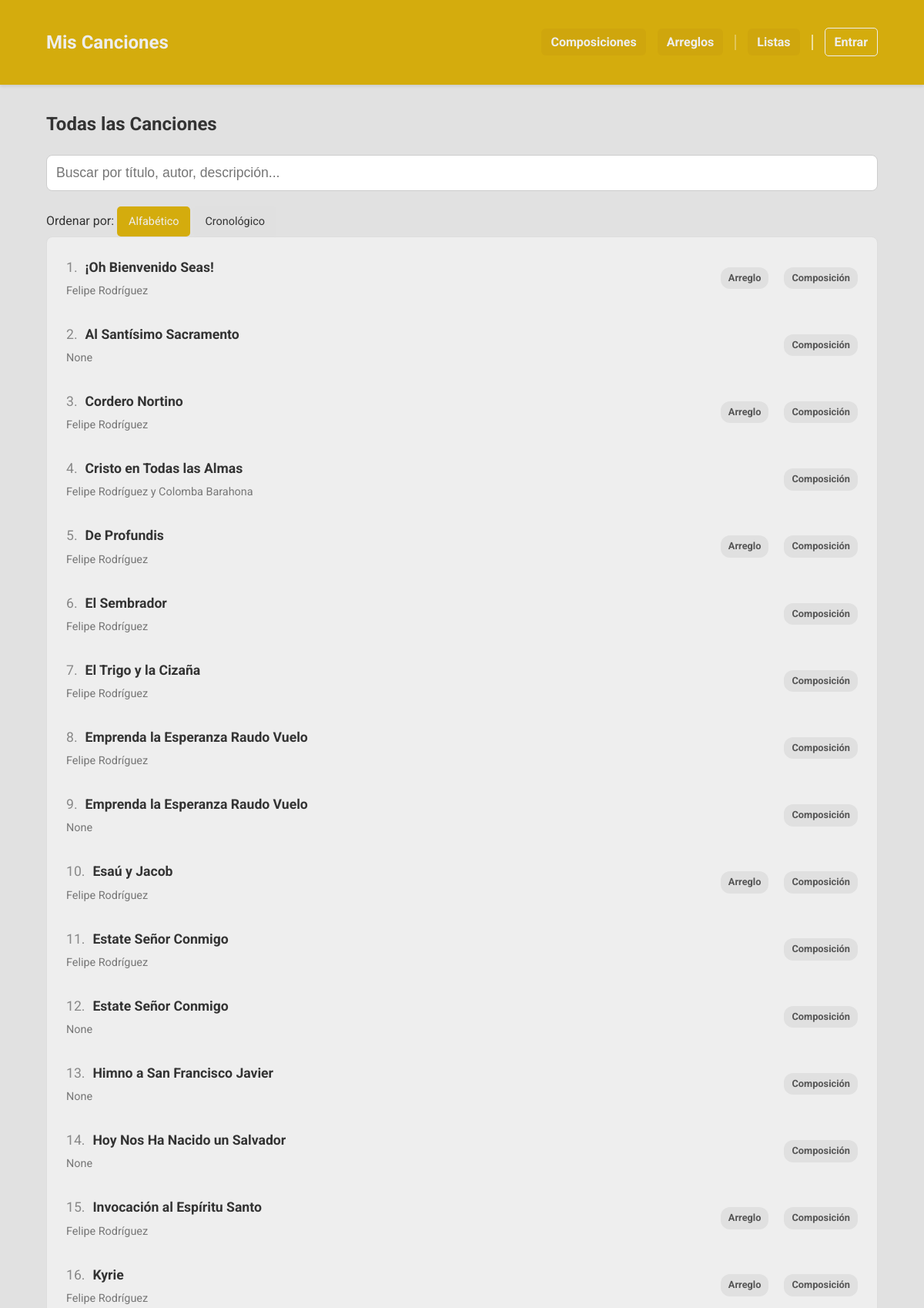
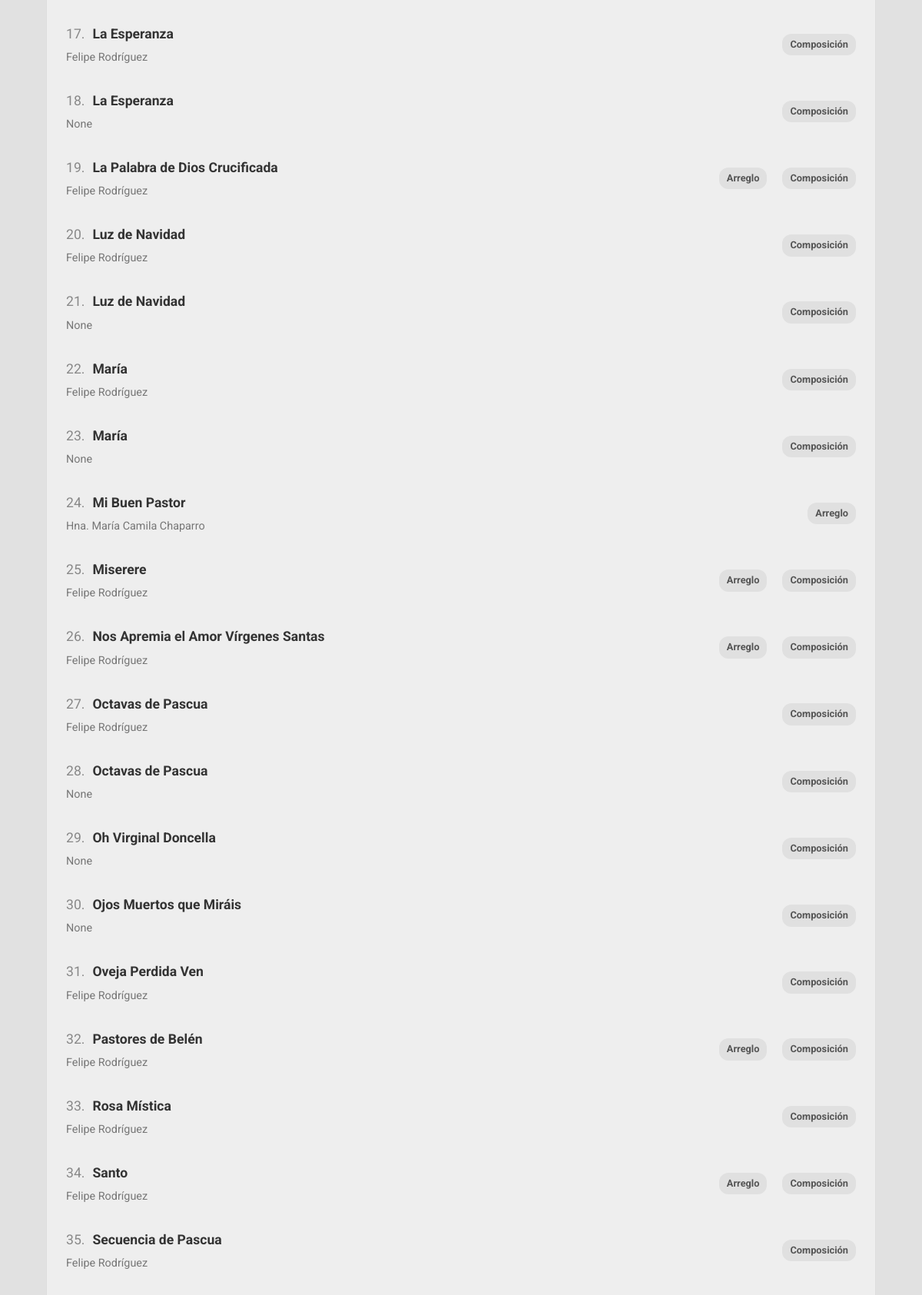
The page / (upper part) on the database its author committed (2 pictures, top to bottom).
### app.py (models this page shows, shortened)
class Cancion(db.Model):
    id = db.Column(db.Integer, primary_key=True)
    titulo = db.Column(db.String(150), nullable=False)
    musica = db.Column(db.String(100))
    letra = db.Column(db.String(100))
    adaptacion = db.Column(db.String(100))
    idioma = db.Column(db.String(50))
    dia = db.Column(db.Integer, nullable=True)
    mes = db.Column(db.Integer, nullable=True)
    anio = db.Column(db.Integer)
    descripcion = db.Column(db.Text)
    audio = db.Column(db.String(150))
    letras_acordes = db.Column(db.String(150)) # Antes 'partitura' (PDF)
    partitura = db.Column(db.String(150))      # Antes 'partitura_xml' (MusicXML)
    midi = db.Column(db.String(150))           # Archivo MIDI
    tags_json = db.Column(db.String(500))
    tipo = db.Column(db.String(50), nullable=False, default='local')
    categorias_json = db.Column(db.String(200))
    youtube_video_embed = db.Column(db.Text)
    youtube_audio_embed = db.Column(db.Text)
    @property
    def categorias(self):
        return json.loads(self.categorias_json) if self.categorias_json else []

### app.py (the view)
@app.route('/')
def index():
    all_songs = Cancion.query.all()
    filtered_songs, search_query = search_songs(all_songs)
    sort_by = request.args.get('sort_by', 'alfabetico') # Por defecto, alfabético
    if sort_by == 'cronologico':
        def get_song_order_cronologico(song):
            anio = song.anio if song.anio is not None else 0
            mes = song.mes if song.mes is not None else 0
            dia = song.dia if song.dia is not None else 0
            return (anio, mes, dia)
        filtered_songs.sort(key=lambda song: (get_song_order_cronologico(song), (0, song.titulo) if song.titulo.startswith('¡') else (1, song.titulo)), reverse=True)
    else: # 'alfabetico' o cualquier otro caso
        filtered_songs.sort(key=lambda x: (0, x.titulo) if x.titulo.startswith('¡') else (1, x.titulo))
    return render_template('index.html', composiciones=filtered_songs, search_query=search_query, page_context='index', sort_by=sort_by)

### app.py (called while the page is built, shortened)
@app.template_filter('sort_categories_for_page')
def sort_categories_for_page(categories, page_context='default'):
    sorted_cats = list(categories) # Crear una copia para no modificar la original
    if page_context == 'arreglos':
        sorted_cats.sort(key=lambda x: (x != 'Composición', x != 'Arreglo'))
    else:
        sorted_cats.sort(key=lambda x: (x != 'Arreglo', x != 'Composición'))
    return sorted_cats

def search_songs(base_songs):
    search_query = request.args.get('search', '').strip()
    if not search_query:
        return base_songs, search_query

### templates/index.html
{% extends "base.html" %}
{% block content %}
    <h2>Todas las Canciones</h2>
    {% include '_filters.html' %}
    {% include '_sort_dropdown.html' %}
    <div class="lista-scroll" id="song-list-container">
        {% include '_song_list.html' %}
    </div>
{% endblock %}

### templates/base.html (shortened to what this page needs)
<!DOCTYPE html>
<html lang="es">
<head>
    <link rel="stylesheet" href="{{ url_for('static', filename='style.css') }}">
</head>
<body>
    <header>
        <nav class="container">
            <a href="{{ url_for('index') }}" class="brand-logo">Mis Canciones</a>
            <ul>
                <li><a href="{{ url_for('ver_composiciones') }}">Composiciones</a></li>
                <li><a href="{{ url_for('ver_arreglos') }}">Arreglos</a></li>
                <li class="nav-separator"></li>
                <li><a href="{{ url_for('ver_listas') }}">Listas</a></li>
                <li class="nav-separator nav-separator-thick"></li>
                {% if session.logged_in %}
                    <li><a href="{{ url_for('logout') }}" class="login-link">Salir</a></li>
                {% else %}
                    <li><a href="{{ url_for('login') }}" class="login-link">Entrar</a></li>
                {% endif %}
            </ul>
        </nav>
    </header>
    <main class="container">
        {% block content %}{% endblock %}
    </main>
</body>
</html>

### templates/_filters.html
<div class="filter-container">
    <form method="get" class="filter-form" id="filter-form" onsubmit="return false;">
        <div class="search-bar">
            <input type="search" name="search" id="search-input" placeholder="Buscar por título, autor, descripción..." value="{{ search_query or '' }}">
        </div>
    </form>
</div>

### templates/_sort_dropdown.html (shortened to what this page needs)
<div class="sort-dropdown-container">
    <span class="sort-label">Ordenar por:</span>
    <a href="{{ url_for(request.endpoint, tag_name=tag_nombre if 'tag_name' in request.view_args else None, sort_by='alfabetico', search=search_query) }}"
       class="sort-button {% if sort_by == 'alfabetico' %}active{% endif %}">
       Alfabético
    </a>
    <a href="{{ url_for(request.endpoint, tag_name=tag_nombre if 'tag_name' in request.view_args else None, sort_by='cronologico', search=search_query) }}"
       class="sort-button {% if sort_by == 'cronologico' %}active{% endif %}">
       Cronológico
    </a>
</div>

### templates/_song_list.html
<div class="lista-composiciones">
    {% for obra in composiciones %}
        <a href="{{ url_for('ver_composicion', comp_id=obra.id, context=page_context, tag_name=tag_nombre, search=search_query, sort_by=sort_by) }}" class="tarjeta-obra">
            <div class="info-tarjeta">
                <div class="song-title-with-number">
                    <span class="song-number">{{ loop.index }}.</span>
                    <h3>{{ obra.titulo }}</h3>
                </div>
                <p>{{ obra.musica }}</p>
            </div>
            <div class="categoria-tags-container">
                {% if obra.categorias %}
                    {% for cat in obra.categorias | sort_categories_for_page(page_context) %}
                        <span class="categoria-tag">{{ cat }}</span>
                    {% endfor %}
                {% endif %}
            </div>
        </a>
    {% else %}
        <p style="padding: 20px;">No se encontraron canciones que coincidan con tu búsqueda.</p>
    {% endfor %}
</div>

### static/style.css (style rules this page uses)
:root { --color-principal: #d4ac0d; --color-fondo: #e1e1e1; --color-boton-nav: #cfa60d; --color-texto: #333; --color-acento: #f1c40f; --color-blanco: #eeeeee; }
body { font-family: 'Roboto', sans-serif; background-color: var(--color-fondo); color: var(--color-texto); margin: 0; line-height: 1.6; }
.container { max-width: 100%; margin: 20px auto; padding: 0 5%; }
header { background-color: var(--color-principal); color: var(--color-blanco); padding: 1rem 0; margin-bottom: 2rem; box-shadow: 0 2px 4px rgba(0,0,0,0.1); }
nav { display: flex; justify-content: space-between; align-items: center; }
.brand-logo { font-size: 1.5em; font-weight: bold; color: var(--color-blanco); text-decoration: none; }
nav ul { list-style: none; margin: 0; padding: 0; display: flex; align-items: center; gap: 15px; }
nav ul li { margin-left: 0; }
nav ul li a { color: var(--color-blanco); text-decoration: none; font-weight: bold; transition: all 0.2s; padding: 8px 12px; border-radius: 6px; background-color: var(--color-boton-nav); }
.nav-separator { border-left: 2px solid rgba(255, 255, 255, 0.3); height: 20px; margin: 0; }
.nav-separator-thick { border-left-color: rgba(255, 255, 255, 0.6); }
.filter-container { margin-bottom: 20px; }
.search-bar input { width: 100%; padding: 12px; border: 1px solid #ccc; border-radius: 8px; font-size: 1.1em; box-sizing: border-box; }
.lista-scroll { height: 85vh; overflow-y: auto; border: 1px solid #ddd; border-radius: 8px; background-color: var(--color-blanco); }
.lista-composiciones { display: block; padding: 10px; }
.tarjeta-obra { display: flex; justify-content: space-between; align-items: center; border-bottom: 1px solid #eee; text-decoration: none; color: var(--color-texto); transition: background-color 0.2s; padding: 15px; }
.song-title-with-number { display: flex; align-items: baseline; gap: 10px; }
.song-number { color: #888; font-size: 1.1em; }
.info-tarjeta { padding: 0; }
.info-tarjeta h3 { margin: 0 0 5px 0; font-size: 1.1em; }
.info-tarjeta p { margin: 0; color: #777; font-size: 0.9em; }
.categoria-tags-container { display: flex; gap: 5px; }
.categoria-tag { background-color: #e0e0e0; color: #555; font-size: 0.8em; font-weight: bold; padding: 4px 10px; border-radius: 12px; margin-left: 15px; white-space: nowrap; }
.login-link { background-color: rgba(0,0,0,0.1); border-radius: 5px; }
.login-link { background-color: transparent; border: 1px solid var(--color-blanco); border-radius: 5px; }
.sort-button { display: inline-block; padding: 8px 15px; background-color: #e0e0e0; color: #333; border-radius: 5px; text-decoration: none; font-size: 0.9em; transition: all 0.2s; }
.sort-button.active, .sort-button:hover { background-color: var(--color-principal); color: var(--color-blanco); }

### rows shown on the page
Cancion: titulo "¡Oh Bienvenido Seas!", musica "Felipe Rodríguez", cat "Arreglo" "Composición"
Cancion: titulo "Al Santísimo Sacramento", musica "None", cat "Composición"
Cancion: titulo "Cordero Nortino", musica "Felipe Rodríguez", cat "Arreglo" "Composición"
Cancion: titulo "Cristo en Todas las Almas", musica "Felipe Rodríguez y Colomba Barahona", cat "Composición"
Cancion: titulo "De Profundis", musica "Felipe Rodríguez", cat "Arreglo" "Composición"
Cancion: titulo "El Sembrador", musica "Felipe Rodríguez", cat "Composición"
Cancion: titulo "El Trigo y la Cizaña", musica "Felipe Rodríguez", cat "Composición"
Cancion: titulo "Emprenda la Esperanza Raudo Vuelo", musica "Felipe Rodríguez", cat "Composición"
Cancion: titulo "Emprenda la Esperanza Raudo Vuelo", musica "None", cat "Composición"
Cancion: titulo "Esaú y Jacob", musica "Felipe Rodríguez", cat "Arreglo" "Composición"
Cancion: titulo "Estate Señor Conmigo", musica "Felipe Rodríguez", cat "Composición"
Cancion: titulo "Estate Señor Conmigo", musica "None", cat "Composición"
Cancion: titulo "Himno a San Francisco Javier", musica "None", cat "Composición"
Cancion: titulo "Hoy Nos Ha Nacido un Salvador", musica "None", cat "Composición"
Cancion: titulo "Invocación al Espíritu Santo", musica "Felipe Rodríguez", cat "Arreglo" "Composición"
Cancion: titulo "Kyrie", musica "Felipe Rodríguez", cat "Arreglo" "Composición"
Cancion: titulo "La Esperanza", musica "Felipe Rodríguez", cat "Composición"
Cancion: titulo "La Esperanza", musica "None", cat "Composición"
Cancion: titulo "La Palabra de Dios Crucificada", musica "Felipe Rodríguez", cat "Arreglo" "Composición"
Cancion: titulo "Luz de Navidad", musica "Felipe Rodríguez", cat "Composición"
Cancion: titulo "Luz de Navidad", musica "None", cat "Composición"
Cancion: titulo "María", musica "Felipe Rodríguez", cat "Composición"
Cancion: titulo "María", musica "None", cat "Composición"
Cancion: titulo "Mi Buen Pastor", musica "Hna. María Camila Chaparro", cat "Arreglo"
Cancion: titulo "Miserere", musica "Felipe Rodríguez", cat "Arreglo" "Composición"
Cancion: titulo "Nos Apremia el Amor Vírgenes Santas", musica "Felipe Rodríguez", cat "Arreglo" "Composición"
Cancion: titulo "Octavas de Pascua", musica "Felipe Rodríguez", cat "Composición"
Cancion: titulo "Octavas de Pascua", musica "None", cat "Composición"
Cancion: titulo "Oh Virginal Doncella", musica "None", cat "Composición"
Cancion: titulo "Ojos Muertos que Miráis", musica "None", cat "Composición"
Cancion: titulo "Oveja Perdida Ven", musica "Felipe Rodríguez", cat "Composición"
Cancion: titulo "Pastores de Belén", musica "Felipe Rodríguez", cat "Arreglo" "Composición"
Cancion: titulo "Rosa Mística", musica "Felipe Rodríguez", cat "Composición"
Cancion: titulo "Santo", musica "Felipe Rodríguez", cat "Arreglo" "Composición"
Cancion: titulo "Secuencia de Pascua", musica "Felipe Rodríguez", cat "Composición"
